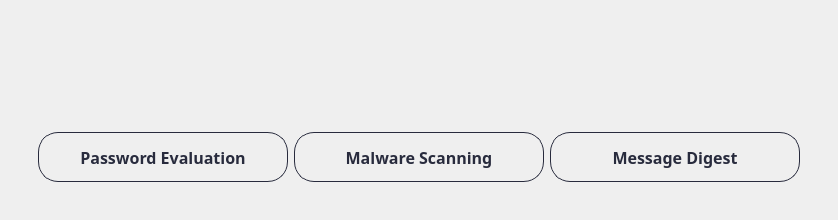
        <widget class="QWidget" name="page_advancedUser">
         <layout class="QHBoxLayout" name="horizontalLayout_9">
          <item>
           <widget class="QWidget" name="widget_15" native="true">
            <layout class="QVBoxLayout" name="verticalLayout_7">
             <item>
              <widget class="QWidget" name="widget_17" native="true">
               <property name="minimumSize">
                <size>
                 <width>0</width>
                 <height>50</height>
                </size>
               </property>
               <property name="maximumSize">
                <size>
                 <width>16777215</width>
                 <height>50</height>
                </size>
               </property>
              </widget>
             </item>
             <item>
              <widget class="QWidget" name="widget_16" native="true">
               <layout class="QVBoxLayout" name="verticalLayout_8">
                <item alignment="Qt::AlignHCenter">
                 <widget class="QLabel" name="image_advancedUser">
                  <property name="text">
                   <string/>
                  </property>
                  <property name="pixmap">
                   <pixmap>advancedUser.png</pixmap>
                  </property>
                 </widget>
                </item>
               </layout>
              </widget>
             </item>
             <item>
              <widget class="QWidget" name="widget_18" native="true">
               <layout class="QVBoxLayout" name="verticalLayout_65">
                <item alignment="Qt::AlignHCenter|Qt::AlignTop">
                 <widget class="QWidget" name="widget_103" native="true">
                  <layout class="QHBoxLayout" name="horizontalLayout_43">
                   <item>
                    <widget class="QPushButton" name="btn_password">
                     <property name="minimumSize">
                      <size>
                       <width>250</width>
                       <height>50</height>
                      </size>
                     </property>
                     <property name="maximumSize">
                      <size>
                       <width>250</width>
                       <height>50</height>
                      </size>
                     </property>
                     <property name="font">
                      <font>
                       <family>Bahnschrift SemiBold</family>
                       <pointsize>12</pointsize>
                       <weight>75</weight>
                       <bold>true</bold>
                      </font>
                     </property>
                     <property name="cursor">
                      <cursorShape>PointingHandCursor</cursorShape>
                     </property>
                     <property name="styleSheet">
                      <string notr="true">QPushButton {    
    border: 1px solid rgba(40,43,61,255);
    border-radius: 20px;
    padding: 5px 10px;
	color: rgba(40,43,61,255) ;
}

QPushButton:hover {
    background-color: ;
}
</string>
                     </property>
                     <property name="text">
                      <string>Password Evaluation</string>
                     </property>
                     <property name="icon">
                      <iconset>
                       <normaloff>icon-password.png</normaloff>icon-password.png</iconset>
                     </property>
                     <property name="iconSize">
                      <size>
                       <width>35</width>
                       <height>35</height>
                      </size>
                     </property>
                    </widget>
                   </item>
                   <item>
                    <widget class="QPushButton" name="btn_malware">
                     <property name="minimumSize">
                      <size>
                       <width>250</width>
                       <height>50</height>
                      </size>
                     </property>
                     <property name="maximumSize">
                      <size>
                       <width>250</width>
                       <height>50</height>
                      </size>
                     </property>
                     <property name="font">
                      <font>
                       <family>Bahnschrift SemiBold</family>
                       <pointsize>12</pointsize>
                       <weight>75</weight>
                       <bold>true</bold>
                      </font>
                     </property>
                     <property name="cursor">
                      <cursorShape>PointingHandCursor</cursorShape>
                     </property>
                     <property name="styleSheet">
                      <string notr="true">QPushButton {    
    border: 1px solid rgba(40,43,61,255);
    border-radius: 20px;
    padding: 5px 10px;
	color: rgba(40,43,61,255) ;
}

QPushButton:hover {
    background-color: ;
}
</string>
                     </property>
                     <property name="text">
                      <string>Malware Scanning</string>
                     </property>
                     <property name="icon">
                      <iconset>
                       <normaloff>icon-malware.png</normaloff>icon-malware.png</iconset>
                     </property>
                     <property name="iconSize">
                      <size>
                       <width>35</width>
                       <height>35</height>
                      </size>
                     </property>
                    </widget>
                   </item>
                   <item>
                    <widget class="QPushButton" name="btn_MSdigest">
                     <property name="minimumSize">
                      <size>
                       <width>250</width>
                       <height>50</height>
                      </size>
                     </property>
                     <property name="maximumSize">
                      <size>
                       <width>250</width>
                       <height>50</height>
                      </size>
                     </property>
                     <property name="font">
                      <font>
                       <family>Bahnschrift SemiBold</family>
                       <pointsize>12</pointsize>
                       <weight>75</weight>
                       <bold>true</bold>
                      </font>
                     </property>
                     <property name="cursor">
                      <cursorShape>PointingHandCursor</cursorShape>
                     </property>
                     <property name="styleSheet">
                      <string notr="true">QPushButton {    
    border: 1px solid rgba(40,43,61,255);
    border-radius: 20px;
    padding: 5px 10px;
    color: rgba(40,43,61,255) ;
}

QPushButton:hover {
    background-color: ;
}
</string>
                     </property>
                     <property name="text">
                      <string>Message Digest</string>
                     </property>
                     <property name="icon">
                      <iconset>
                       <normaloff>icon-digest.png</normaloff>icon-digest.png</iconset>
                     </property>
                     <property name="iconSize">
                      <size>
                       <width>35</width>
                       <height>35</height>
                      </size>
                     </property>
                    </widget>
                   </item>
                  </layout>
                 </widget>
                </item>
               </layout>
              </widget>
             </item>
            </layout>
           </widget>
          </item>
         </layout>
        </widget>
